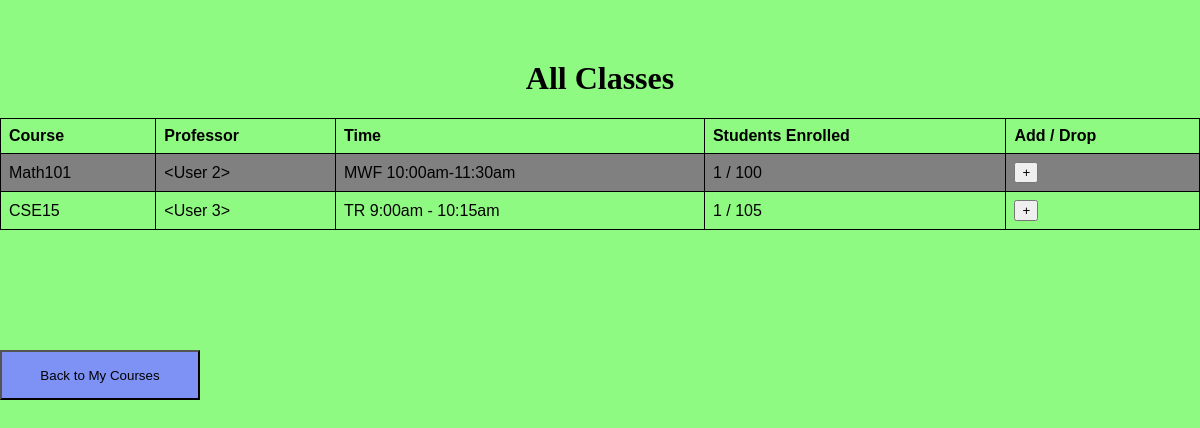
The app's page /classes, older data.
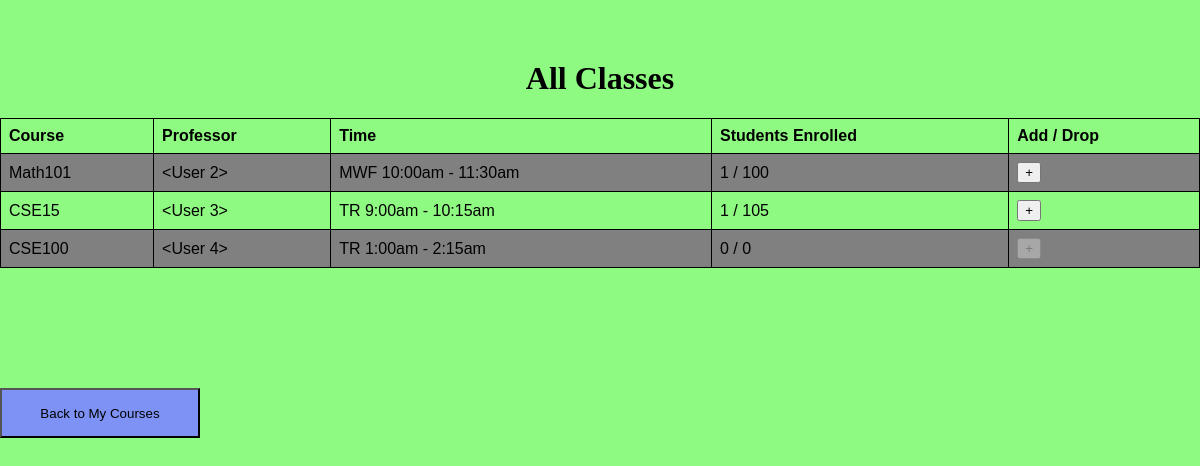
The same page, newer data.
### hello.py (models this page shows, shortened)
class Course(db.Model):
    id = db.Column(db.Integer, primary_key=True)
    name = db.Column(db.String(64), nullable=False)
    professorID = db.Column(db.Integer, db.ForeignKey('user.id'), nullable=False)
    professor = db.relationship('User', foreign_keys=[professorID], backref='courses_taught')
    time = db.Column(db.String(64),nullable=False)
    capacity = db.Column(db.Integer, nullable=False)

### hello.py (the view)
@app.route("/classes")
def view_all_classes():
    courses = Course.query.all()
    return render_template("classes.html", courses=courses)

### templates/classes.html (shortened to what this page needs)
<!DOCTYPE html>
<html>
  <head>
    <link rel="stylesheet" href="/static/styles.css">
  </head>
  <body>
    <h1>All Classes</h1>
    <table>
      <tr>
        <th>Course</th>
        <th>Professor</th>
        <th>Time</th>
        <th>Students Enrolled</th>
        <th>Add / Drop</th>
      </tr>
        {% for c in courses %}
        <tr>
          <td>{{ c.name }}</td>
          <td>{{ c.professor }}</td>
          <td>{{ c.time }}</td>
          <td>{{ c.students.count() }} / {{ c.capacity }}</td>
          <td>
            {% if current_user in c.students %}
              <form action="{{ url_for('drop_course', course_id=c.id) }}" method="POST" style="display:inline;">
                <button type="submit" title="Remove from class">&#8722;</button>
              </form>
            {% elif c.students.count() < c.capacity %}
              <form action="{{ url_for('add_course', course_id=c.id) }}" method="POST" style="display:inline;">
                <button type="submit" title="Add to class">&#43;</button>
              </form>
            {% else %}
              <button type="button" disabled>&#43;</button>
            {% endif %}
          </td>
        </tr>
        {% endfor %}
    </table>
    <form method="get" action="{{ url_for('student_courses') }}">
      <button class="login-button" type="submit">Back to My Courses</button>
    </form>
  </body>
</html>

### static/styles.css (style rules this page uses)
h1 { justify-self: center; margin-top: 5%; }
body { margin:0; padding: 0; background-color: rgb(143, 250, 129); }
.login-button { margin-top: 10%; width: 200px; height: 50px; background-color: rgb(126, 146, 245); }
table { font-family: arial, sans-serif; border-collapse: collapse; width: 100%; }
td, th { border: 1px solid black; text-align: left; padding: 8px; }
tr:nth-child(even) { background-color: gray; }

Row changes from the older to the newer data that the page shows:
changed Course "Math101": time "MWF 10:00am-11:30am" → "MWF 10:00am - 11:30am"
added Course: name "CSE100", professor "<User 4>", time "TR 1:00am - 2:15am", students.count "0", capacity "0"
